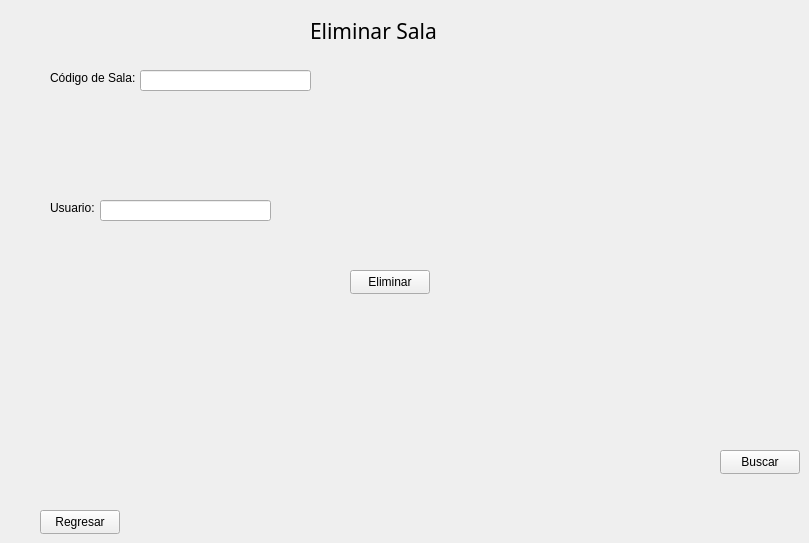
    <widget class="QWidget" name="EliminarSala_2">
     <widget class="QLabel" name="label_31">
      <property name="geometry">
       <rect>
        <x>310</x>
        <y>10</y>
        <width>201</width>
        <height>41</height>
       </rect>
      </property>
      <property name="font">
       <font>
        <family>Segoe UI Black</family>
        <pointsize>16</pointsize>
       </font>
      </property>
      <property name="text">
       <string>Eliminar Sala</string>
      </property>
     </widget>
     <widget class="QLabel" name="label_32">
      <property name="geometry">
       <rect>
        <x>50</x>
        <y>70</y>
        <width>91</width>
        <height>16</height>
       </rect>
      </property>
      <property name="text">
       <string>Código de Sala:</string>
      </property>
     </widget>
     <widget class="QLineEdit" name="codeDelete">
      <property name="geometry">
       <rect>
        <x>140</x>
        <y>70</y>
        <width>171</width>
        <height>21</height>
       </rect>
      </property>
     </widget>
     <widget class="QPushButton" name="pushButton_28">
      <property name="geometry">
       <rect>
        <x>720</x>
        <y>450</y>
        <width>80</width>
        <height>24</height>
       </rect>
      </property>
      <property name="text">
       <string>Buscar</string>
      </property>
     </widget>
     <widget class="QLabel" name="label_33">
      <property name="geometry">
       <rect>
        <x>50</x>
        <y>200</y>
        <width>49</width>
        <height>16</height>
       </rect>
      </property>
      <property name="text">
       <string>Usuario:</string>
      </property>
     </widget>
     <widget class="QLineEdit" name="lineEdit_15">
      <property name="geometry">
       <rect>
        <x>100</x>
        <y>200</y>
        <width>171</width>
        <height>21</height>
       </rect>
      </property>
     </widget>
     <widget class="QPushButton" name="EliminarSala">
      <property name="geometry">
       <rect>
        <x>350</x>
        <y>270</y>
        <width>80</width>
        <height>24</height>
       </rect>
      </property>
      <property name="text">
       <string>Eliminar</string>
      </property>
     </widget>
     <widget class="QPushButton" name="pushButton_30">
      <property name="geometry">
       <rect>
        <x>40</x>
        <y>510</y>
        <width>80</width>
        <height>24</height>
       </rect>
      </property>
      <property name="text">
       <string>Regresar</string>
      </property>
     </widget>
    </widget>
